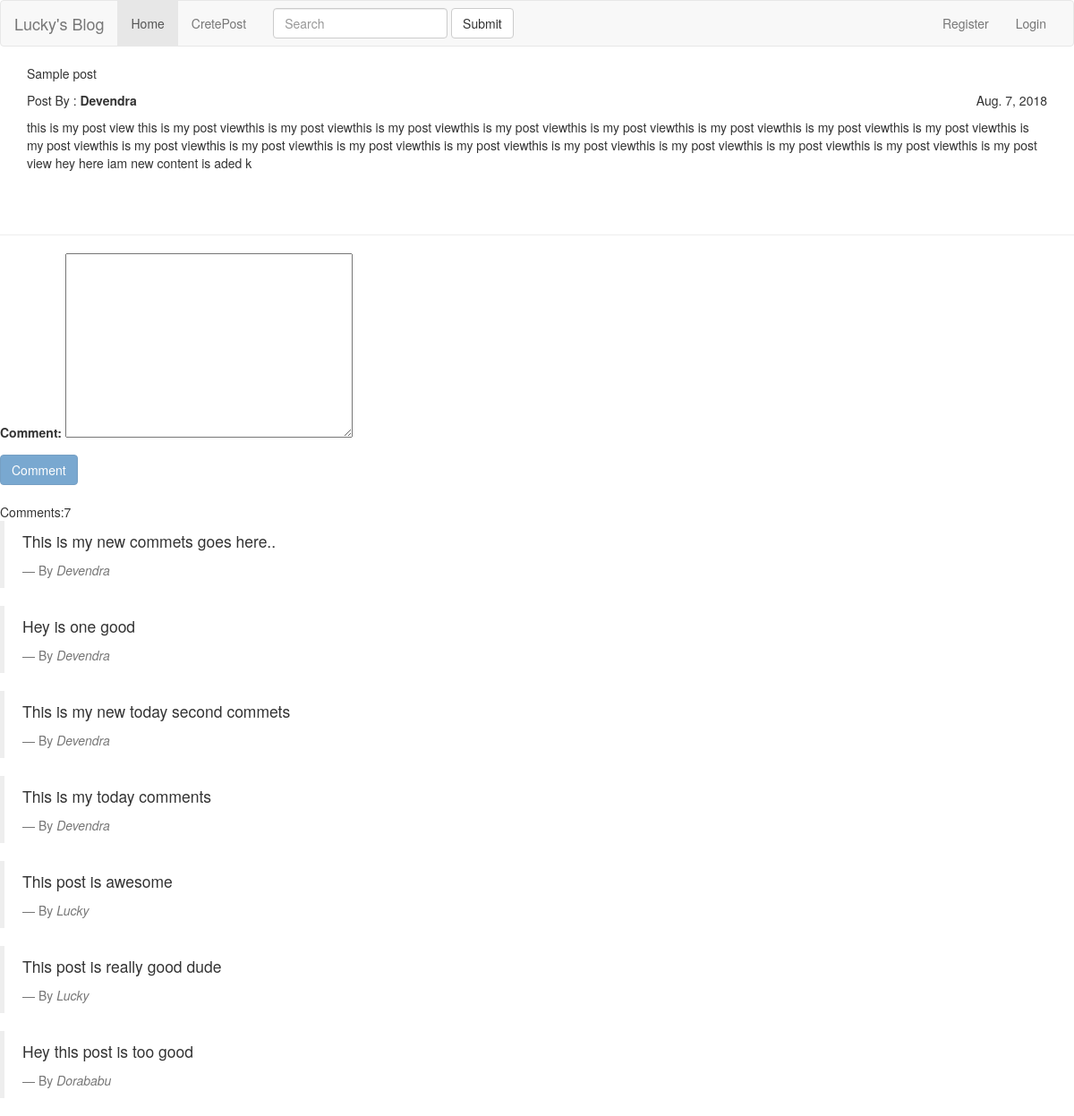
/blog/post/16/, run on the app's committed database.
### blog/models.py (models this page shows, shortened)
class Post(models.Model):
    title        =  models.CharField(max_length=256)
    authour      =  models.ForeignKey(User,on_delete=models.CASCADE)
    likes        =  models.ManyToManyField(User,related_name = "likes",blank=True)
    content      =  models.TextField()
    created      =  models.DateField(auto_now_add=True)
    updated      =  models.DateField(auto_now=True)
    status       =  models.CharField(max_length=10,choices=STATUS_CHOICE,default='draft')
    def likes_count(self):
        return self.likes.count()

class Comments(models.Model):
    post = models.ForeignKey(Post,on_delete=models.CASCADE)
    user = models.ForeignKey(User,on_delete=models.CASCADE)
    comment = models.TextField()

### blog/views.py (the view, shortened to what this page needs)
# urls.py: url(r'^post/(?P<id>\d+)/$',views.Post_Detail_View,name='details'),
def Post_Detail_View(request,id):
    post    = get_object_or_404(Post,id=id)
    is_liked = False
    if post.likes.filter(id=request.user.id).exists():
        is_liked = True
    comments = Comments.objects.filter(post=post).order_by('-id')
    form = CommentForm()
    context = {
        'post':post,
        'is_liked':is_liked,
        'likes_count':post.likes_count(),
        'comments':comments,
        'form' : form
    }
    if request.is_ajax():
        html = render_to_string('blog/comments.html',context,request=request)
        return JsonResponse({'form':html})
    return render(request,'blog/post_details.html',context)

### blog/forms.py
class CommentForm(forms.ModelForm):
    class Meta:
        model = Comments
        fields = ('comment',)

### templates/blog/post_details.html (shortened to what this page needs)
{% extends 'blog/base.html' %}
{% block body %}
<div class="container">
	<p>{{ post.title|capfirst }}</p>
	<p>
		Post By : <strong>{{ post.authour|capfirst }}</strong>
		<span style="float:right;">{{ post.created }}</span>
	</p>
	<p>{{ post.content }}</p>
	<br><br>
	</div><hr/>
	<div class="main-comments">
		{% include 'blog/comments.html' %}
	</div>
{% endblock%}

### templates/blog/comments.html (shortened to what this page needs)
<div id="comments-section">
<form method="POST" class="comment-form" action=".">
	{{ form.as_p }}
	{% if user.is_authenticated %}
	<input type="submit"  value="Comment" class="btn btn-primary">
	{% else %}
	<input type="submit" value="Comment" class="btn btn-primary" disabled>
	{% endif %}
</form><br>
	Comments:{{ comments.count }}
	{% for comment in comments %}
	  <blockquote class="blockquote">
	  <p class="mb-0">{{comment.comment|capfirst}}</p>
	  <footer class="blockquote-footer">By <cite title="Source Title">{{ comment.user|capfirst }}</cite></footer>
	</blockquote>
	{% endfor %}
</div>

### data on the page
Post: title "Sample post", authour "Devendra", created "Aug. 7, 2018", content "this is my post view this is my post viewthis is my post viewthis is my post viewthis is my post viewthis is my post viewthis is my post viewthis is my post viewthis is my post viewthis is my post viewthis is my post viewthis is my post viewthis is my post viewthis is my post viewthis is my post viewthis is my post viewthis is my post viewthis is my post viewthis is my post view hey here iam new content is aded k"
Comments: comment "This is my new commets goes here..", user "Devendra"
Comments: comment "Hey is one good", user "Devendra"
Comments: comment "This is my new today second commets", user "Devendra"
Comments: comment "This is my today comments", user "Devendra"
Comments: comment "This post is awesome", user "Lucky"
Comments: comment "This post is really good dude", user "Lucky"
Comments: comment "Hey this post is too good", user "Dorababu"

### other printed values
{{ comments.count }} "7"
